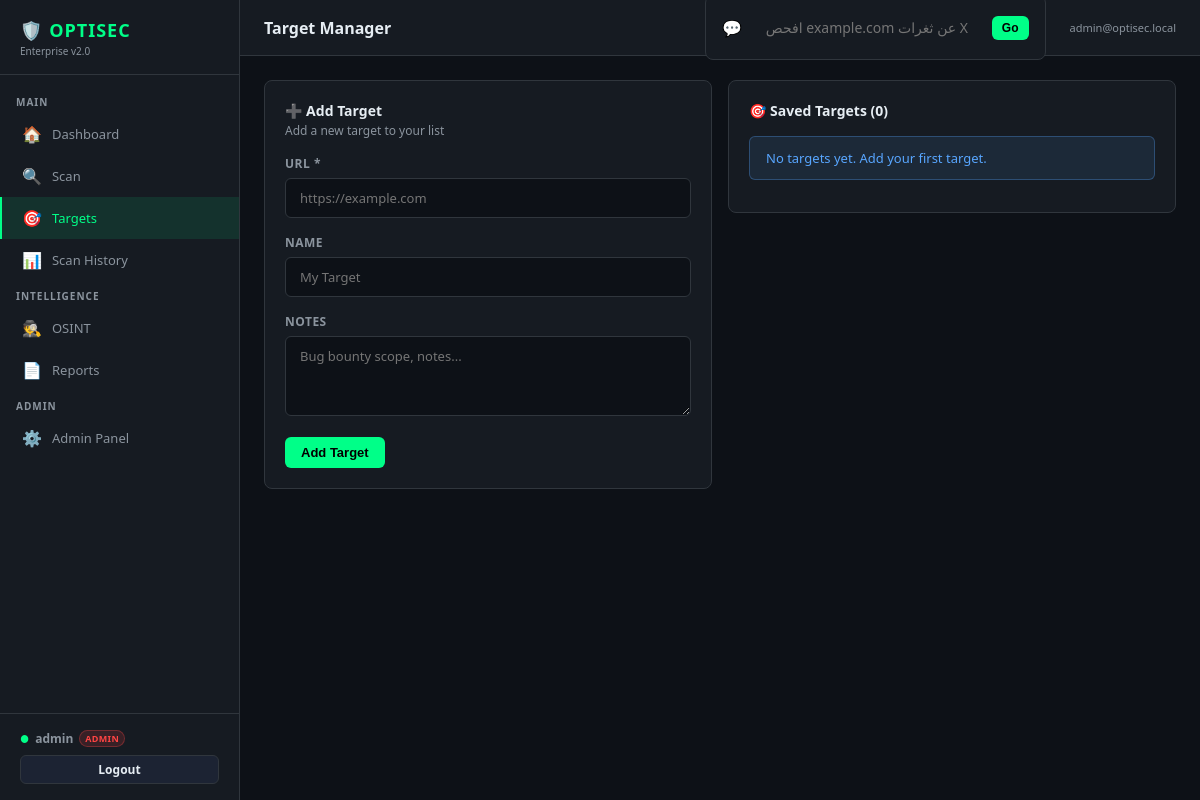
Screenshot of /targets (signed in) with the database file from the repository.
### web/models.py (models this page shows)
class User(Base):
    __tablename__ = "users"
    id = Column(Integer, primary_key=True)
    username = Column(String(50), unique=True, nullable=False, index=True)
    email = Column(String(100), unique=True, nullable=False, index=True)
    password_hash = Column(String(255), nullable=False)
    role = Column(String(20), default="viewer")  # admin | analyst | viewer
    api_key = Column(String(64), unique=True, index=True)
    is_active = Column(Boolean, default=True)
    created_at = Column(DateTime, default=datetime.utcnow)
    last_login = Column(DateTime)
    targets = relationship("Target", back_populates="user", cascade="all, delete-orphan")
    scans = relationship("Scan", back_populates="user", cascade="all, delete-orphan")
    reports = relationship("Report", back_populates="user", cascade="all, delete-orphan")

### web/app.py (the view)
@app.get("/targets", response_class=HTMLResponse)
async def targets_page(request: Request, user: User = Depends(web_user), db: AsyncSession = Depends(get_db)):
    targets = (await db.execute(
        select(Target).where(Target.user_id == user.id).order_by(Target.created_at.desc())
    )).scalars().all()
    scan_counts = {}
    for t in targets:
        cnt = (await db.execute(
            select(func.count()).select_from(Scan).where(Scan.target_id == t.id)
        )).scalar()
        scan_counts[t.id] = cnt
    return templates.TemplateResponse(request, "targets.html", {
        "app_name": APP_NAME, "active": "targets", "user": user,
        "targets": targets, "scan_counts": scan_counts,
    })

### web/templates/targets.html (shortened to what this page needs)
{% extends "base.html" %}
{% block page_title %}Target Manager{% endblock %}
{% block content %}
<div class="grid-2" style="align-items:start">
  <div class="card">
    <div class="card-header">
      <div>
        <div class="card-title">➕ Add Target</div>
        <div class="card-subtitle">Add a new target to your list</div>
      </div>
    </div>
    {% if user.role in ('admin', 'analyst') %}
    <div class="form-group">
      <label>URL *</label>
      <input type="text" id="target-url" placeholder="https://example.com" />
    </div>
    <div class="form-group">
      <label>Name</label>
      <input type="text" id="target-name" placeholder="My Target" />
    </div>
    <div class="form-group">
      <label>Notes</label>
      <textarea id="target-notes" placeholder="Bug bounty scope, notes..."></textarea>
    </div>
    <button class="btn btn-primary" onclick="addTarget()">Add Target</button>
    {% else %}
    <div class="alert alert-info">Viewer role cannot add targets. Contact an admin to upgrade your role.</div>
    {% endif %}
  </div>
  <div class="card">
    <div class="card-header">
      <div class="card-title">🎯 Saved Targets ({{ targets|length }})</div>
    </div>
    {% if targets %}
    <div class="table-wrap">
      <table>
        <thead>
          <tr>
            <th>URL</th>
            <th>Name</th>
            <th>Added</th>
            <th>Scans</th>
            <th>Actions</th>
          </tr>
        </thead>
        <tbody>
          {% for t in targets %}
          <tr id="target-row-{{ t.id }}">
            <td class="mono">
              <a href="{{ t.url if t.url.startswith('http') else 'https://' + t.url }}"
                 target="_blank" style="color:var(--accent)">{{ t.url }}</a>
            </td>
            <td>{{ t.name or '—' }}</td>
            <td class="dim" style="font-size:12px">
              {{ t.created_at.strftime('%Y-%m-%d') if t.created_at else '—' }}
            </td>
            <td>
              <span class="badge badge-info">{{ scan_counts.get(t.id, 0) }}</span>
            </td>
            <td>
              <a href="/scan?target={{ t.url }}" class="btn btn-secondary btn-sm">🔍 Scan</a>
              {% if user.role in ('admin', 'analyst') %}
              <button class="btn btn-danger btn-sm" onclick="deleteTarget({{ t.id }})">✕</button>
              {% endif %}
            </td>
          </tr>
          {% endfor %}
        </tbody>
      </table>
    </div>
    {% else %}
    <div class="alert alert-info">No targets yet. Add your first target.</div>
    {% endif %}
  </div>
</div>
{% endblock %}

### web/templates/base.html (shortened to what this page needs)
<!DOCTYPE html>
<html lang="en">
<head>
  <link rel="stylesheet" href="/static/css/style.css">
</head>
<body>
<nav class="sidebar">
  <div class="sidebar-logo">
    <h1>🛡️ OPTISEC</h1>
    <div class="version">Enterprise v2.0</div>
  </div>
  <div class="sidebar-nav">
    <div class="nav-section">Main</div>
    <a href="/" class="nav-item {% if active == 'home' %}active{% endif %}">
      <span class="icon">🏠</span><span>Dashboard</span>
    </a>
    <a href="/scan" class="nav-item {% if active == 'scan' %}active{% endif %}">
      <span class="icon">🔍</span><span>Scan</span>
    </a>
    <a href="/targets" class="nav-item {% if active == 'targets' %}active{% endif %}">
      <span class="icon">🎯</span><span>Targets</span>
    </a>
    <a href="/scans" class="nav-item {% if active == 'scans' %}active{% endif %}">
      <span class="icon">📊</span><span>Scan History</span>
    </a>
    <div class="nav-section">Intelligence</div>
    <a href="/osint" class="nav-item {% if active == 'osint' %}active{% endif %}">
      <span class="icon">🕵️</span><span>OSINT</span>
    </a>
    <a href="/reports" class="nav-item {% if active == 'reports' %}active{% endif %}">
      <span class="icon">📄</span><span>Reports</span>
    </a>
    {% if user and user.role == 'admin' %}
    <div class="nav-section">Admin</div>
    <a href="/admin" class="nav-item {% if active == 'admin' %}active{% endif %}">
      <span class="icon">⚙️</span><span>Admin Panel</span>
    </a>
    {% endif %}
  </div>
  <div class="sidebar-footer">
    {% if user %}
    <div style="display:flex;align-items:center;gap:6px;margin-bottom:8px">
      <span style="color:var(--accent);font-size:10px">●</span>
      <span style="font-size:12px;font-weight:600">{{ user.username }}</span>
      <span class="badge badge-{% if user.role == 'admin' %}critical{% elif user.role == 'analyst' %}high{% else %}info{% endif %}"
            style="font-size:9px;padding:1px 5px">{{ user.role }}</span>
    </div>
    <a href="/logout" class="btn btn-secondary btn-sm" style="width:100%;justify-content:center">Logout</a>
    {% endif %}
  </div>
</nav>
<div class="main">
  <div class="topbar">
    <div class="topbar-title">{% block page_title %}{% endblock %}</div>
    <div class="topbar-right">
      <div class="nlp-bar" style="min-width:320px;margin:0">
        <span style="color:var(--accent);font-size:16px">💬</span>
        <input id="nlp-input" type="text"
          placeholder="افحص example.com عن ثغرات XSS | Scan target for XSS"
          onkeydown="runNLPCommand(event)" />
        <button class="btn btn-primary btn-sm" onclick="runNLPCommand(null)">Go</button>
      </div>
      {% if user %}
      <div style="font-size:11px;color:var(--text-dim);margin-left:12px;white-space:nowrap">
        {{ user.email }}
      </div>
      {% endif %}
    </div>
  </div>
  <div class="content">
    {% block content %}{% endblock %}
  </div>
</div>
</body>
</html>

### web/static/css/style.css (style rules this page uses)
:root { --accent: #00ff88; --accent-dim: #00cc6a; --bg: #0d1117; --card: #161b22; --card2: #1c2333; --border: #30363d; --text: #e6edf3; --text-dim: #8b949e; --red: #ff4444; --orange: #ff8800; --yellow: #ffcc00; --blue: #58a6ff; --purple: #bc8cff; }
* { box-sizing: border-box; margin: 0; padding: 0; }
body { background: var(--bg); color: var(--text); font-family: 'Segoe UI', -apple-system, BlinkMacSystemFont, monospace; min-height: 100vh; }
a { color: var(--accent); text-decoration: none; }
.sidebar { position: fixed; top: 0; left: 0; width: 240px; height: 100vh; background: var(--card); border-right: 1px solid var(--border); display: flex; flex-direction: column; z-index: 100; overflow-y: auto; }
.sidebar-logo { padding: 20px 20px 16px; border-bottom: 1px solid var(--border); }
.sidebar-logo h1 { font-size: 18px; font-weight: 700; color: var(--accent); letter-spacing: 1px; line-height: 1.2; }
.sidebar-logo .version { font-size: 10px; color: var(--text-dim); margin-top: 2px; }
.sidebar-nav { flex: 1; padding: 12px 0; }
.nav-section { padding: 8px 16px 4px; font-size: 10px; font-weight: 600; text-transform: uppercase; letter-spacing: 1px; color: var(--text-dim); }
.nav-item { display: flex; align-items: center; gap: 10px; padding: 10px 20px; color: var(--text-dim); font-size: 13px; font-weight: 500; transition: all 0.15s; cursor: pointer; border-left: 2px solid transparent; }
.nav-item.active { color: var(--accent); background: rgba(0,255,136,0.1); border-left-color: var(--accent); }
.nav-item .icon { font-size: 16px; }
.sidebar-footer { padding: 16px 20px; border-top: 1px solid var(--border); font-size: 11px; color: var(--text-dim); }
.main { margin-left: 240px; min-height: 100vh; }
.topbar { background: var(--card); border-bottom: 1px solid var(--border); padding: 0 24px; height: 56px; display: flex; align-items: center; justify-content: space-between; position: sticky; top: 0; z-index: 50; }
.topbar-title { font-size: 16px; font-weight: 600; color: var(--text); }
.topbar-right { display: flex; align-items: center; gap: 12px; }
.content { padding: 24px; }
.card { background: var(--card); border: 1px solid var(--border); border-radius: 8px; padding: 20px; margin-bottom: 16px; }
.card-header { display: flex; align-items: center; justify-content: space-between; margin-bottom: 16px; }
.card-title { font-size: 14px; font-weight: 600; color: var(--text); }
.card-subtitle { font-size: 12px; color: var(--text-dim); margin-top: 2px; }
.form-group { margin-bottom: 16px; }
label { display: block; font-size: 12px; font-weight: 600; color: var(--text-dim); margin-bottom: 6px; text-transform: uppercase; letter-spacing: 0.5px; }
input[type="text"], input[type="url"], input[type="email"], textarea, select { width: 100%; background: var(--bg); border: 1px solid var(--border); border-radius: 6px; color: var(--text); padding: 10px 14px; font-size: 13px; font-family: inherit; outline: none; transition: border-color 0.15s; }
textarea { resize: vertical; min-height: 80px; }
.btn { display: inline-flex; align-items: center; gap: 6px; padding: 8px 16px; border-radius: 6px; font-size: 13px; font-weight: 600; cursor: pointer; border: none; transition: all 0.15s; text-decoration: none; }
.btn-primary { background: var(--accent); color: #000; }
.btn-secondary { background: var(--card2); color: var(--text); border: 1px solid var(--border); }
.btn-sm { padding: 5px 10px; font-size: 12px; }
.badge { display: inline-flex; align-items: center; padding: 2px 8px; border-radius: 12px; font-size: 11px; font-weight: 600; text-transform: uppercase; letter-spacing: 0.3px; }
.badge-critical { background: rgba(255,68,68,0.15); color: var(--red); border: 1px solid rgba(255,68,68,0.3); }
.nlp-bar { display: flex; gap: 10px; align-items: center; background: var(--card); border: 1px solid var(--border); border-radius: 8px; padding: 12px 16px; margin-bottom: 24px; }
.nlp-bar input { flex: 1; background: none; border: none; color: var(--text); font-size: 14px; outline: none; }
.alert { padding: 12px 16px; border-radius: 6px; font-size: 13px; margin-bottom: 12px; display: flex; align-items: center; gap: 8px; }
.alert-info { background: rgba(88,166,255,0.1); border: 1px solid rgba(88,166,255,0.3); color: var(--blue); }
.grid-2 { display: grid; grid-template-columns: 1fr 1fr; gap: 16px; }

### rows the page displays
User: username "admin", role "ADMIN", email "admin@optisec.local"

### other values shown
{{ targets|length }} "0"
